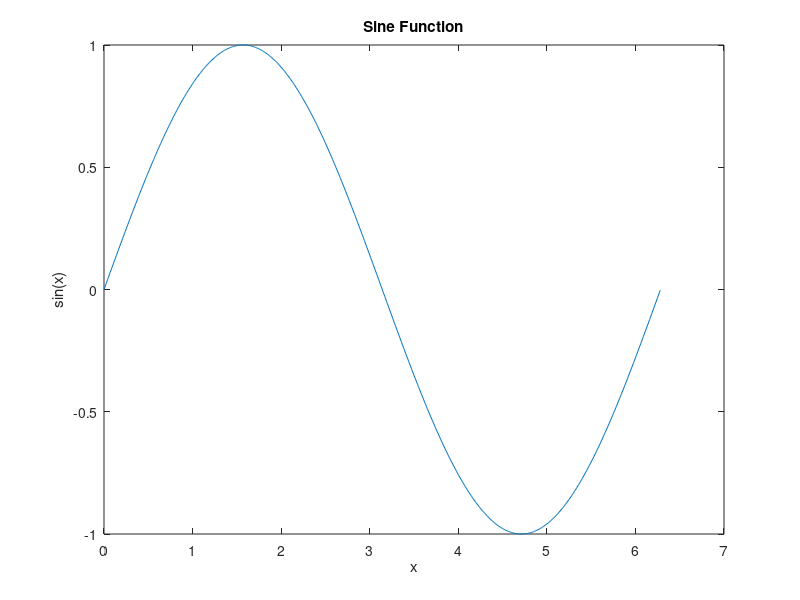
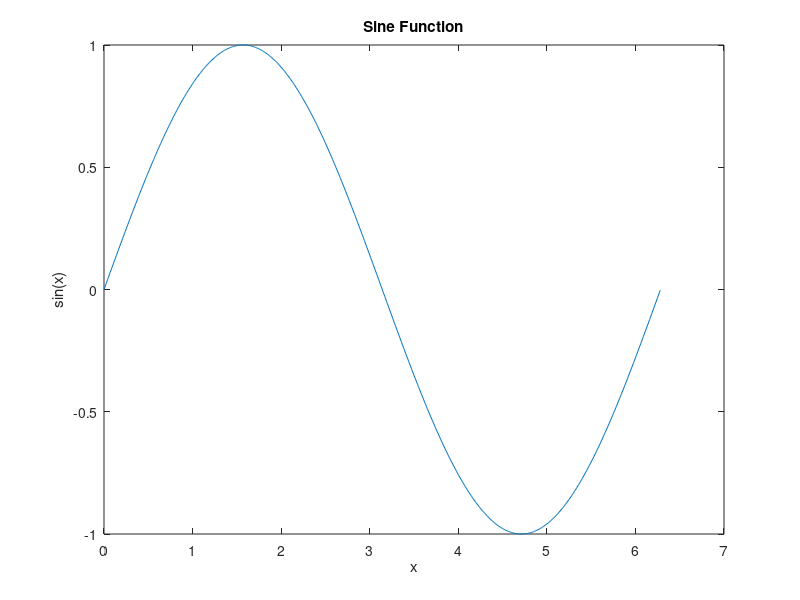

Here is the MATLAB script that generated these plots, in order: (Note: this script raises an error after producing the figures.)
%%How to save figures

close all;
clear;

fig = figure; %give figure a handle

set(fig, 'Visible', 'off'); % avoids showing the figure
set(fig, 'Name', 'Sine Wave'); % change title text
set(fig, 'Position', [100 100 1366 768]); % sets size of figure; 1366x768

fsampling = 100;
x = 0:1/fsampling:2*pi;
y = sin(x);

plot(x,y);
xlabel('x');
ylabel('sin(x)');
title('Sine Function');

saveas(fig, 'sine.png')
saveas(fig, 'sine.fig')

%can re-open .fig files
openfig('sine.fig', 'new', 'visible'); 